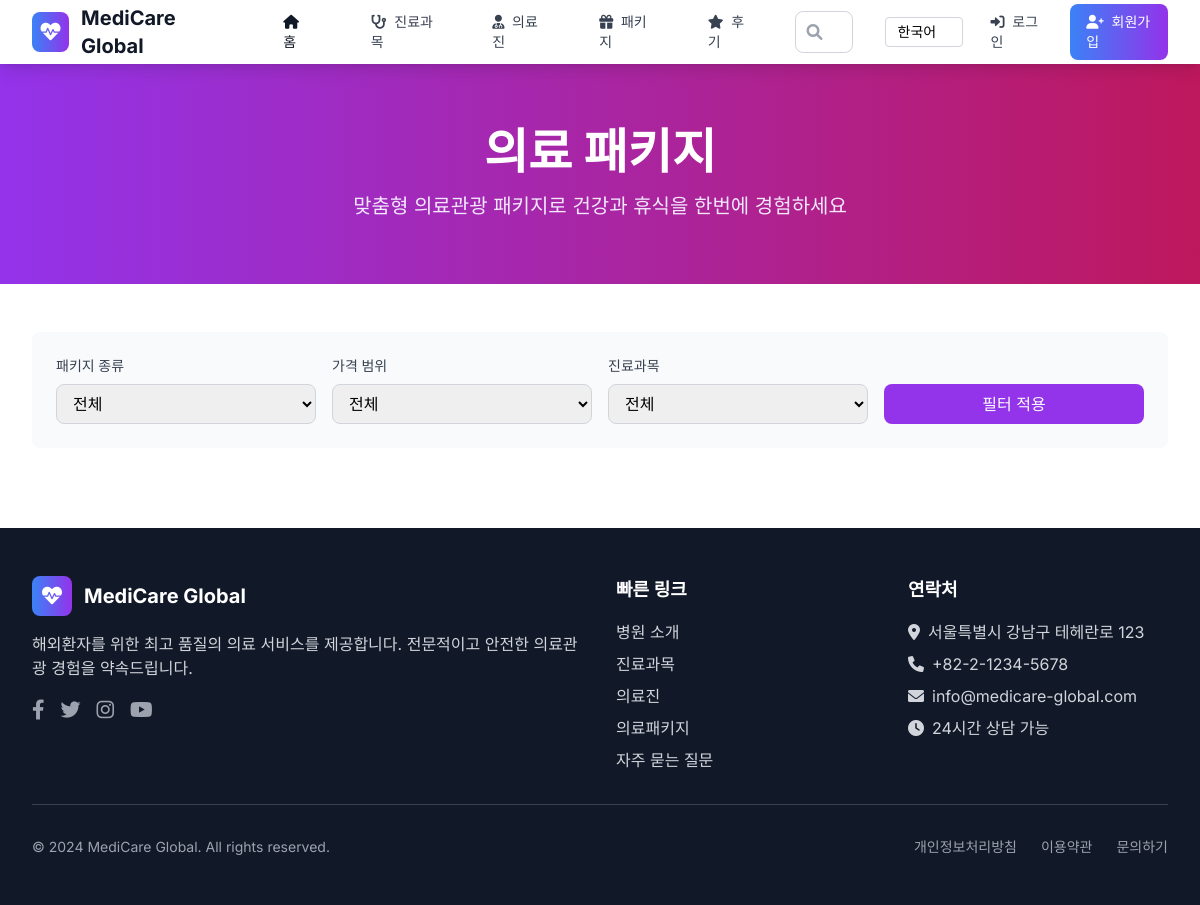
/packages/, run on an earlier commit of the app's database.
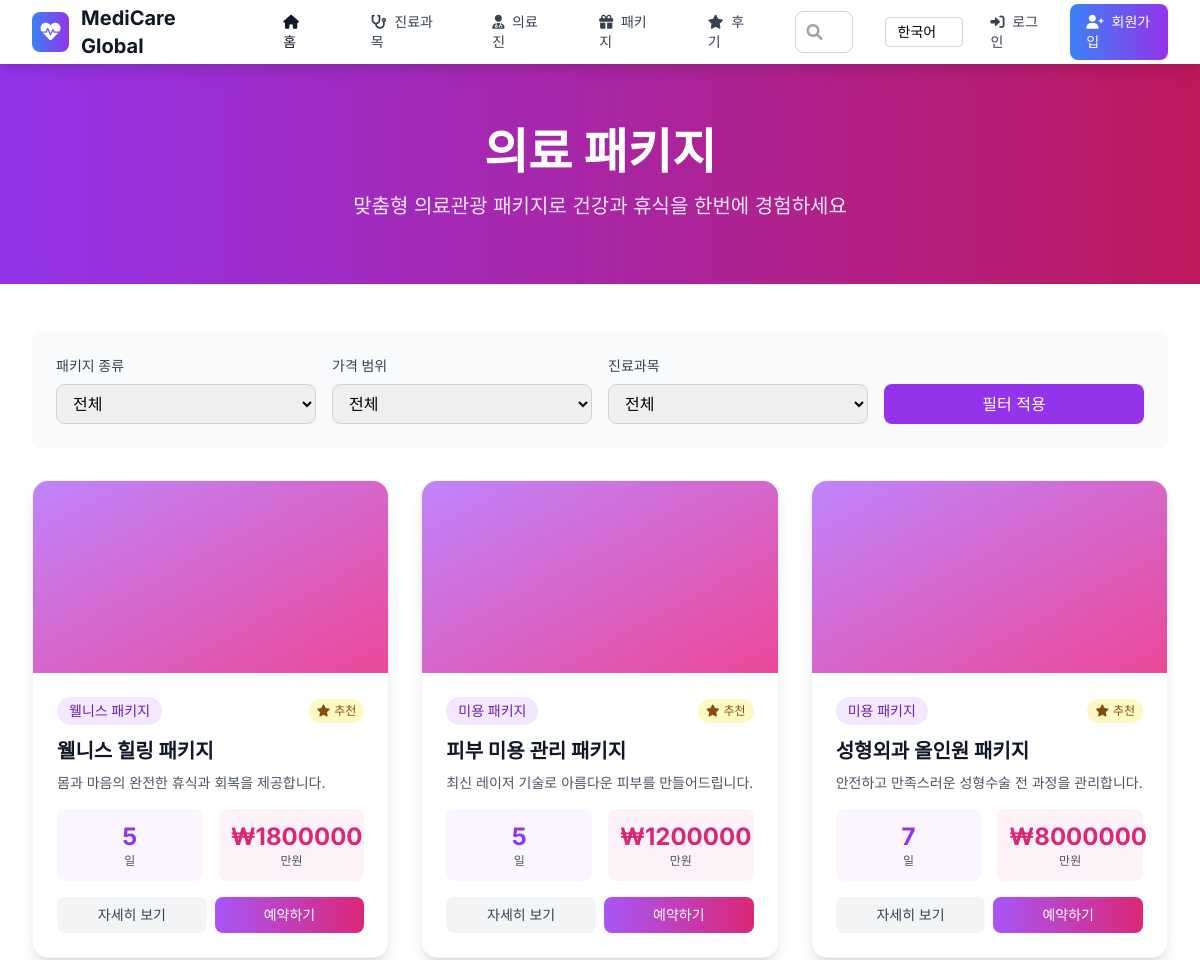
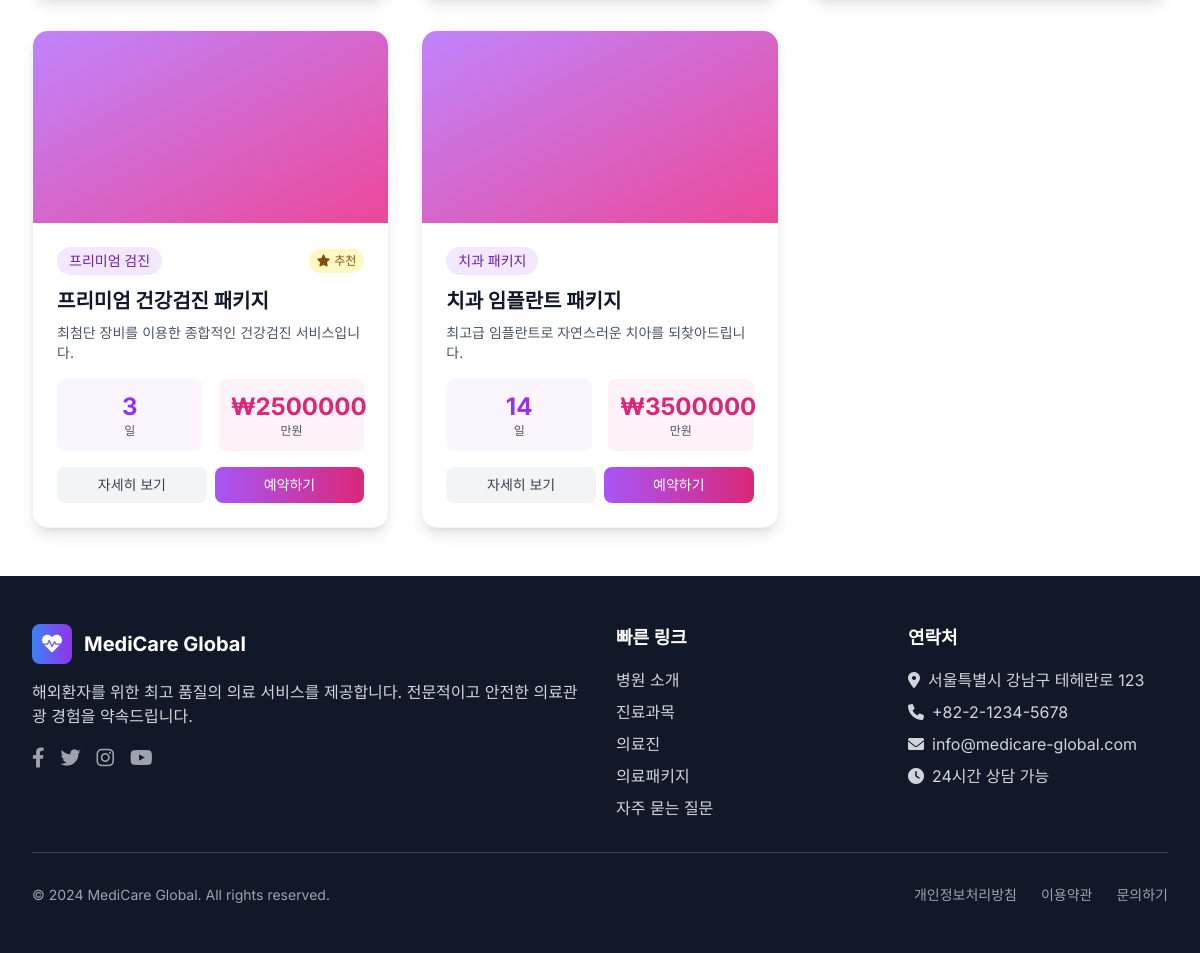
And on a later commit of the database (2 pictures, top to bottom).
### medical/models.py (models this page shows, shortened)
class MedicalPackage(models.Model):
    PACKAGE_TYPE_CHOICES = [
        ('basic', '기본 검진'),
        ('premium', '프리미엄 검진'),
        ('cosmetic', '미용 패키지'),
        ('wellness', '웰니스 패키지'),
        ('dental', '치과 패키지'),
    ]
    name_ko = models.CharField(max_length=200, verbose_name="패키지명(한국어)")
    name_en = models.CharField(max_length=200, verbose_name="패키지명(영어)")
    department = models.ForeignKey(MedicalDepartment, on_delete=models.CASCADE)
    package_type = models.CharField(max_length=20, choices=PACKAGE_TYPE_CHOICES, default='basic')
    description = models.TextField(verbose_name="패키지 설명")
    price = models.DecimalField(max_digits=12, decimal_places=2, verbose_name="가격")
    duration_days = models.PositiveIntegerField(verbose_name="소요일수")
    includes = models.TextField(verbose_name="포함사항")
    excludes = models.TextField(blank=True, verbose_name="불포함사항")
    popular_countries = models.CharField(max_length=100, blank=True, verbose_name="인기국가")
    image = models.ImageField(upload_to='packages/', blank=True, null=True)
    is_featured = models.BooleanField(default=False, verbose_name="추천 패키지")
    created_at = models.DateTimeField(auto_now_add=True)
    class Meta:
        verbose_name = "의료패키지"
        verbose_name_plural = "의료패키지들"

### medical/views.py (the view)
# urls.py: path('packages/', PackageListView.as_view(), name='package_list'),
class PackageListView(ListView):
    model = MedicalPackage
    template_name = 'medical_tourism/package_list.html'
    context_object_name = 'packages'
    paginate_by = 12
    def get_queryset(self):
        queryset = MedicalPackage.objects.select_related('department')
        department_id = self.request.GET.get('department')
        if department_id:
            queryset = queryset.filter(department_id=department_id)
        package_type = self.request.GET.get('type')
        if package_type:
            queryset = queryset.filter(package_type=package_type)
        min_price = self.request.GET.get('min_price')
        max_price = self.request.GET.get('max_price')
        if min_price:
            queryset = queryset.filter(price__gte=min_price)
        if max_price:
            queryset = queryset.filter(price__lte=max_price)
        return queryset.order_by('-is_featured', '-created_at')

### templates/medical_tourism/package_list.html (shortened to what this page needs)
{% extends 'base.html' %}
{% block content %}
<section class="bg-gradient-to-r from-purple-600 to-pink-700 py-16">
    <div class="max-w-7xl mx-auto px-4 sm:px-6 lg:px-8">
        <div class="text-center text-white">
            <h1 class="text-4xl md:text-5xl font-bold mb-4">의료 패키지</h1>
            <p class="text-xl text-purple-100 max-w-3xl mx-auto">
                맞춤형 의료관광 패키지로 건강과 휴식을 한번에 경험하세요
            </p>
        </div>
    </div>
</section>
<section class="py-12 bg-white">
    <div class="max-w-7xl mx-auto px-4 sm:px-6 lg:px-8">
        <div class="mb-8 bg-gray-50 rounded-lg p-6">
            <form method="GET" class="grid grid-cols-1 md:grid-cols-4 gap-4">
                <div>
                    <label class="block text-sm font-medium text-gray-700 mb-2">패키지 종류</label>
                    <select name="type" class="w-full border border-gray-300 rounded-lg px-3 py-2">
                        <option value="">전체</option>
                    </select>
                </div>
                <div>
                    <label class="block text-sm font-medium text-gray-700 mb-2">가격 범위</label>
                    <select name="price_range" class="w-full border border-gray-300 rounded-lg px-3 py-2">
                        <option value="">전체</option>
                    </select>
                </div>
                <div>
                    <label class="block text-sm font-medium text-gray-700 mb-2">진료과목</label>
                    <select name="department" class="w-full border border-gray-300 rounded-lg px-3 py-2">
                        <option value="">전체</option>
                    </select>
                </div>
                <div class="flex items-end">
                    <button type="submit" class="w-full bg-purple-600 text-white px-4 py-2 rounded-lg hover:bg-purple-700">
                        필터 적용
                    </button>
                </div>
            </form>
        </div>
        <div class="grid grid-cols-1 md:grid-cols-2 lg:grid-cols-3 gap-8">
            {% for package in packages %}
                <div class="bg-white rounded-2xl shadow-lg overflow-hidden card-hover border border-gray-100">
                    {% if package.image %}
                        <img src="{{ package.image.url }}" alt="{{ package.name_ko }}" class="w-full h-48 object-cover">
                    {% else %}
                        <div class="w-full h-48 bg-gradient-to-br from-purple-400 to-pink-500 flex items-center justify-center">
                        </div>
                    {% endif %}
                    <div class="p-6">
                        <div class="flex items-center justify-between mb-3">
                            <span class="px-3 py-1 bg-purple-100 text-purple-800 text-sm font-medium rounded-full">
                                {{ package.get_package_type_display }}
                            </span>
                            {% if package.is_featured %}
                                <span class="px-2 py-1 bg-yellow-100 text-yellow-800 text-xs font-medium rounded-full">
                                    <i class="fas fa-star mr-1"></i>추천
                                </span>
                            {% endif %}
                        </div>
                        <h3 class="text-xl font-bold text-gray-900 mb-2">{{ package.name_ko }}</h3>
                        <p class="text-gray-600 text-sm mb-4">{{ package.description|truncatewords:15 }}</p>
                        <div class="grid grid-cols-2 gap-4 mb-4">
                            <div class="text-center bg-purple-50 rounded-lg p-3">
                                <div class="text-2xl font-bold text-purple-600">{{ package.duration_days }}</div>
                                <div class="text-xs text-gray-600">일</div>
                            </div>
                            <div class="text-center bg-pink-50 rounded-lg p-3">
                                <div class="text-2xl font-bold text-pink-600">₩{{ package.price|floatformat:0 }}</div>
                                <div class="text-xs text-gray-600">만원</div>
                            </div>
                        </div>
                        <div class="flex gap-2">
                            <a href="{% url 'medical_tourism:package_detail' package.pk %}"
                               class="flex-1 bg-gray-100 text-gray-700 py-2 px-3 rounded-lg text-center text-sm font-medium hover:bg-gray-200">
                                자세히 보기
                            </a>
                            <a href="{% url 'medical_tourism:appointment_create_package' 0 package.pk %}"
                               class="flex-1 bg-gradient-to-r from-purple-500 to-pink-600 text-white py-2 px-3 rounded-lg text-center text-sm font-medium hover:from-purple-600 hover:to-pink-700">
                                예약하기
                            </a>
                        </div>
                    </div>
                </div>
            {% endfor %}
        </div>
    </div>
</section>
{% endblock %}

What changed in the data, as far as the page shows it:
added MedicalPackage: package_type "웰니스 패키지", is_featured True (drawn), name_ko "웰니스 힐링 패키지", description "몸과 마음의 완전한 휴식과 회복을 제공합니다.", duration_days "5", price "1800000"
added MedicalPackage: package_type "미용 패키지", is_featured True (drawn), name_ko "피부 미용 관리 패키지", description "최신 레이저 기술로 아름다운 피부를 만들어드립니다.", duration_days "5", price "1200000"
added MedicalPackage: package_type "미용 패키지", is_featured True (drawn), name_ko "성형외과 올인원 패키지", description "안전하고 만족스러운 성형수술 전 과정을 관리합니다.", duration_days "7", price "8000000"
added MedicalPackage: package_type "프리미엄 검진", is_featured True (drawn), name_ko "프리미엄 건강검진 패키지", description "최첨단 장비를 이용한 종합적인 건강검진 서비스입니다.", duration_days "3", price "2500000"
added MedicalPackage: package_type "치과 패키지", name_ko "치과 임플란트 패키지", description "최고급 임플란트로 자연스러운 치아를 되찾아드립니다.", duration_days "14", price "3500000"
